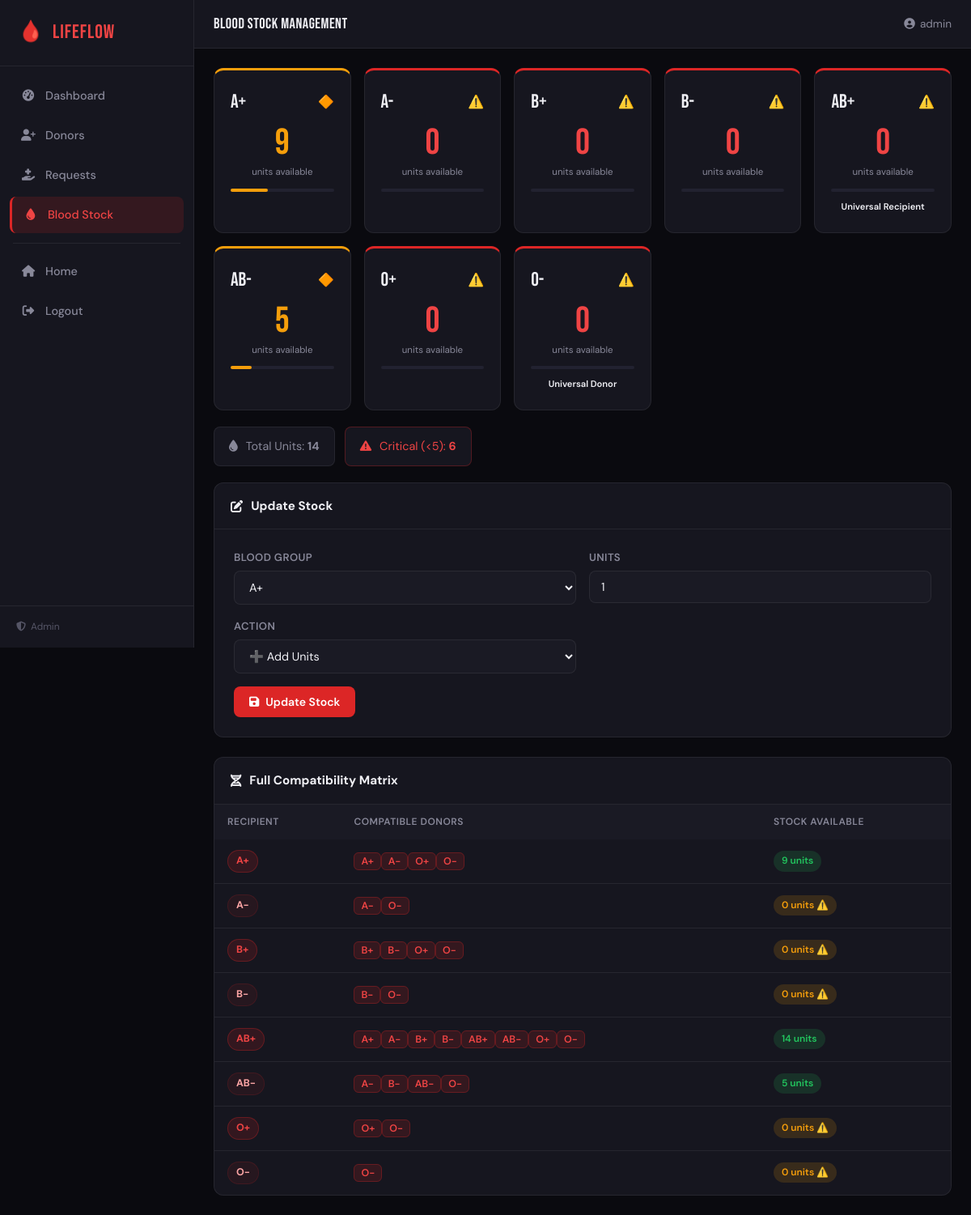
/stock (signed in), run on the app's committed database.
### models.py (models this page shows, shortened)
class BloodStock(db.Model):
    __tablename__ = "blood_stock"
    id          = db.Column(db.Integer, primary_key=True)
    blood_group = db.Column(db.String(4), unique=True, nullable=False, index=True)
    units       = db.Column(db.Integer, default=0, nullable=False)
    updated_at  = db.Column(db.DateTime, default=datetime.utcnow, onupdate=datetime.utcnow)

### app.py (the view)
@app.route("/stock")
@login_required
def stock():
    stock_data = get_stock_dict()
    total = sum(stock_data.values())
    return render_template(
        "stock.html",
        stock=stock_data, total=total,
        blood_groups=BLOOD_GROUPS, compatibility=COMPATIBILITY
    )

### app.py (called while the page is built)
def login_required(f):
    @wraps(f)
    def decorated(*args, **kwargs):
        if not session.get("logged_in"):
            flash("Please log in to access this page.", "warning")
            return redirect(url_for("login"))
        return f(*args, **kwargs)
    return decorated

### services.py (called while the page is built)
def get_stock_dict() -> dict:
    rows = BloodStock.query.all()
    return {r.blood_group: r.units for r in rows}

### templates/stock.html (shortened to what this page needs)
{% extends "layout.html" %}
{% block page_title %}Blood Stock Management{% endblock %}
{% block content %}
<div class="stock-grid">
  {% for bg in blood_groups %}
  {% set units = stock[bg] %}
  {% if units < 5 %}{% set level = 'critical' %}{% set icon = '⚠️' %}
  {% elif units < 15 %}{% set level = 'low' %}{% set icon = '🔶' %}
  {% else %}{% set level = 'good' %}{% set icon = '✅' %}{% endif %}
  <div class="stock-card stock-{{ level }}">
    <div class="stock-card-top">
      <span class="stock-bg">{{ bg }}</span><span class="stock-status-icon">{{ icon }}</span>
    </div>
    <div class="stock-units">{{ units }}</div>
    <div class="stock-label">units available</div>
    <div class="stock-bar-wrap"><div class="stock-bar-fill" style="width: {{ [units * 4, 100] | min }}%"></div></div>
    {% if bg == 'O-' %}<div class="stock-note">Universal Donor</div>
    {% elif bg == 'AB+' %}<div class="stock-note">Universal Recipient</div>{% endif %}
  </div>
  {% endfor %}
</div>
<div class="stock-summary">
  <div class="sum-card"><i class="fa fa-droplet"></i><span>Total Units: <strong>{{ total }}</strong></span></div>
  <div class="sum-card sum-crit">
    <i class="fa fa-triangle-exclamation"></i>
    <span>Critical (&lt;5): <strong>{{ stock.values() | list | select('lt', 5) | list | length }}</strong></span>
  </div>
</div>
<div class="table-card">
  <div class="panel-header"><h3><i class="fa fa-pen-to-square"></i> Update Stock</h3></div>
  <form method="POST" action="{{ url_for('update_stock') }}" class="stock-update-form">
    <div class="form-grid">
      <div class="form-group">
        <label>Blood Group</label>
        <select name="blood_group" required>
          {% for bg in blood_groups %}<option value="{{ bg }}">{{ bg }}</option>{% endfor %}
        </select>
      </div>
      <div class="form-group"><label>Units</label><input type="number" name="units" value="1" min="1" max="100" required></div>
      <div class="form-group">
        <label>Action</label>
        <select name="action">
          <option value="add">➕ Add Units</option>
        </select>
      </div>
    </div>
    <button type="submit" class="btn btn-red"><i class="fa fa-save"></i> Update Stock</button>
  </form>
</div>
<div class="table-card" style="margin-top:1.5rem;">
  <div class="panel-header"><h3><i class="fa fa-dna"></i> Full Compatibility Matrix</h3></div>
  <div class="table-scroll">
    <table class="data-table">
      <thead><tr><th>Recipient</th><th>Compatible Donors</th><th>Stock Available</th></tr></thead>
      <tbody>
        {% for recipient, donors in compatibility.items() %}
        <tr>
          <td><span class="bg-badge bg-{{ recipient | replace('+','p') | replace('-','n') }}">{{ recipient }}</span></td>
          <td>{% for d in donors %}<span class="compat-donor">{{ d }}</span>{% endfor %}</td>
          <td>
            {% set total_compat = namespace(val=0) %}
            {% for d in donors %}{% set total_compat.val = total_compat.val + stock.get(d, 0) %}{% endfor %}
            {% if total_compat.val < 5 %}
            <span class="status-badge status-warn">{{ total_compat.val }} units ⚠️</span>
            {% else %}<span class="status-badge status-ok">{{ total_compat.val }} units</span>{% endif %}
          </td>
        </tr>
        {% endfor %}
      </tbody>
    </table>
  </div>
</div>
{% endblock %}

### data on the page
BloodStock: blood_group "AB+", icon "⚠️", units "0", shows "Universal Recipient"
BloodStock: blood_group "AB-", icon "🔶", units "5", {{ [units * 4, 100] | min }} 20 (drawn), donors "A-" "B-" "AB-" "O-", val "5"

### other printed values
{{ session.get('user_role','admin')|title }} "Admin"
{{ session.get('username','Admin') }} "admin"
{{ bg }} "A+" "A-" "B+" "B-" "O+" "O-"
{{ icon }} "🔶" "⚠️" "⚠️" "⚠️" "⚠️" "⚠️"
{{ units }} "9" "0" "0" "0" "0" "0"
{{ total }} "14"
{{ stock.values() | list | select('lt', 5) | list | length }} "6"
{{ recipient }} "A+" "A-" "B+" "B-" "AB+" "O+" "O-"
{{ d }} "A+" "A-" "O+" "O-" "A-" "O-" "B+" "B-" "O+" "O-" "B-" "O-" "A+" "A-" "B+" "B-" "AB+" "AB-" "O+" "O-" "O+" "O-" "O-"
{{ total_compat.val }} "9" "14"
{{ total_compat.val }} "0" "0" "0" "0" "0"
form field blood_group "A+"
